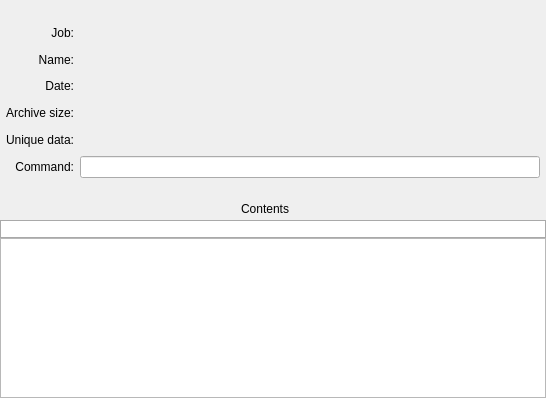
<?xml version="1.0" encoding="UTF-8"?>
<ui version="4.0">
 <class>ArchiveWidget</class>
 <widget class="QWidget" name="ArchiveWidget">
  <property name="geometry">
   <rect>
    <x>0</x>
    <y>0</y>
    <width>546</width>
    <height>398</height>
   </rect>
  </property>
  <property name="windowTitle">
   <string>Form</string>
  </property>
  <layout class="QVBoxLayout" name="verticalLayout">
   <property name="spacing">
    <number>0</number>
   </property>
   <property name="leftMargin">
    <number>0</number>
   </property>
   <property name="topMargin">
    <number>0</number>
   </property>
   <property name="rightMargin">
    <number>0</number>
   </property>
   <property name="bottomMargin">
    <number>0</number>
   </property>
   <item alignment="Qt::AlignRight|Qt::AlignTop">
    <widget class="QPushButton" name="hideButton">
     <property name="sizePolicy">
      <sizepolicy hsizetype="Minimum" vsizetype="Fixed">
       <horstretch>0</horstretch>
       <verstretch>0</verstretch>
      </sizepolicy>
     </property>
     <property name="minimumSize">
      <size>
       <width>16</width>
       <height>16</height>
      </size>
     </property>
     <property name="maximumSize">
      <size>
       <width>16</width>
       <height>16</height>
      </size>
     </property>
     <property name="focusPolicy">
      <enum>Qt::NoFocus</enum>
     </property>
     <property name="toolTip">
      <string>Hide archive details &lt;span style=&quot;color:gray;font-size:small&quot;&gt;%1&lt;/span&gt;</string>
     </property>
     <property name="text">
      <string/>
     </property>
     <property name="icon">
      <iconset resource="../resources/resources.qrc">
       <normaloff>:/icons/collapse-down.png</normaloff>:/icons/collapse-down.png</iconset>
     </property>
     <property name="flat">
      <bool>true</bool>
     </property>
    </widget>
   </item>
   <item>
    <layout class="QGridLayout" name="gridLayout_2">
     <property name="leftMargin">
      <number>6</number>
     </property>
     <property name="topMargin">
      <number>6</number>
     </property>
     <property name="rightMargin">
      <number>6</number>
     </property>
     <property name="spacing">
      <number>6</number>
     </property>
     <item row="3" column="0">
      <widget class="QLabel" name="label_25">
       <property name="sizePolicy">
        <sizepolicy hsizetype="Preferred" vsizetype="Preferred">
         <horstretch>0</horstretch>
         <verstretch>0</verstretch>
        </sizepolicy>
       </property>
       <property name="toolTip">
        <string>Original archive size</string>
       </property>
       <property name="text">
        <string>Archive size:</string>
       </property>
       <property name="alignment">
        <set>Qt::AlignRight|Qt::AlignTrailing|Qt::AlignVCenter</set>
       </property>
       <property name="textInteractionFlags">
        <set>Qt::NoTextInteraction</set>
       </property>
      </widget>
     </item>
     <item row="4" column="0">
      <widget class="QLabel" name="label_26">
       <property name="sizePolicy">
        <sizepolicy hsizetype="Preferred" vsizetype="Preferred">
         <horstretch>0</horstretch>
         <verstretch>0</verstretch>
        </sizepolicy>
       </property>
       <property name="toolTip">
        <string>Actual size occupied on Tarsnap</string>
       </property>
       <property name="text">
        <string>Unique data:</string>
       </property>
       <property name="alignment">
        <set>Qt::AlignRight|Qt::AlignTrailing|Qt::AlignVCenter</set>
       </property>
       <property name="textInteractionFlags">
        <set>Qt::NoTextInteraction</set>
       </property>
      </widget>
     </item>
     <item row="0" column="2" rowspan="5">
      <widget class="QLabel" name="archiveIconLabel">
       <property name="minimumSize">
        <size>
         <width>128</width>
         <height>128</height>
        </size>
       </property>
       <property name="maximumSize">
        <size>
         <width>128</width>
         <height>128</height>
        </size>
       </property>
       <property name="styleSheet">
        <string notr="true">#archiveIconLabel {
image: url(:/icons/tarsnap-icon-big.png);
}</string>
       </property>
       <property name="textInteractionFlags">
        <set>Qt::NoTextInteraction</set>
       </property>
      </widget>
     </item>
     <item row="2" column="1">
      <widget class="QLabel" name="archiveDateLabel">
       <property name="sizePolicy">
        <sizepolicy hsizetype="Expanding" vsizetype="Preferred">
         <horstretch>0</horstretch>
         <verstretch>0</verstretch>
        </sizepolicy>
       </property>
       <property name="toolTip">
        <string>Date when this Archive was created</string>
       </property>
       <property name="text">
        <string/>
       </property>
       <property name="textInteractionFlags">
        <set>Qt::TextSelectableByMouse</set>
       </property>
      </widget>
     </item>
     <item row="2" column="0">
      <widget class="QLabel" name="label_24">
       <property name="sizePolicy">
        <sizepolicy hsizetype="Preferred" vsizetype="Preferred">
         <horstretch>0</horstretch>
         <verstretch>0</verstretch>
        </sizepolicy>
       </property>
       <property name="toolTip">
        <string>Date created</string>
       </property>
       <property name="text">
        <string>Date:</string>
       </property>
       <property name="alignment">
        <set>Qt::AlignRight|Qt::AlignTrailing|Qt::AlignVCenter</set>
       </property>
       <property name="textInteractionFlags">
        <set>Qt::NoTextInteraction</set>
       </property>
      </widget>
     </item>
     <item row="3" column="1">
      <widget class="QLabel" name="archiveSizeLabel">
       <property name="sizePolicy">
        <sizepolicy hsizetype="Expanding" vsizetype="Preferred">
         <horstretch>0</horstretch>
         <verstretch>0</verstretch>
        </sizepolicy>
       </property>
       <property name="toolTip">
        <string>Original backup size</string>
       </property>
       <property name="text">
        <string/>
       </property>
       <property name="textInteractionFlags">
        <set>Qt::TextSelectableByMouse</set>
       </property>
      </widget>
     </item>
     <item row="0" column="1">
      <widget class="ElidedLabel" name="archiveJobLabel">
       <property name="sizePolicy">
        <sizepolicy hsizetype="Expanding" vsizetype="Preferred">
         <horstretch>0</horstretch>
         <verstretch>0</verstretch>
        </sizepolicy>
       </property>
       <property name="toolTip">
        <string>The Job this archive belongs to</string>
       </property>
       <property name="styleSheet">
        <string notr="true">#archiveJobLabel {
text-decoration: underline;
}

#archiveJobLabel:hover {
color: blue;
}</string>
       </property>
       <property name="text">
        <string/>
       </property>
       <property name="textInteractionFlags">
        <set>Qt::LinksAccessibleByMouse|Qt::TextSelectableByMouse</set>
       </property>
      </widget>
     </item>
     <item row="0" column="0">
      <widget class="QLabel" name="archiveJobLabelField">
       <property name="toolTip">
        <string>Job name</string>
       </property>
       <property name="text">
        <string>Job:</string>
       </property>
       <property name="alignment">
        <set>Qt::AlignRight|Qt::AlignTrailing|Qt::AlignVCenter</set>
       </property>
      </widget>
     </item>
     <item row="5" column="1" colspan="2">
      <widget class="QLineEdit" name="archiveCommandLineEdit">
       <property name="toolTip">
        <string>Command used to create the archive</string>
       </property>
       <property name="readOnly">
        <bool>true</bool>
       </property>
      </widget>
     </item>
     <item row="5" column="0">
      <widget class="QLabel" name="label_5">
       <property name="toolTip">
        <string>Command used to create the archive</string>
       </property>
       <property name="text">
        <string>Command:</string>
       </property>
       <property name="alignment">
        <set>Qt::AlignRight|Qt::AlignTrailing|Qt::AlignVCenter</set>
       </property>
      </widget>
     </item>
     <item row="1" column="0">
      <widget class="QLabel" name="label_23">
       <property name="sizePolicy">
        <sizepolicy hsizetype="Preferred" vsizetype="Preferred">
         <horstretch>0</horstretch>
         <verstretch>0</verstretch>
        </sizepolicy>
       </property>
       <property name="toolTip">
        <string>Archive name</string>
       </property>
       <property name="text">
        <string>Name:</string>
       </property>
       <property name="alignment">
        <set>Qt::AlignRight|Qt::AlignTrailing|Qt::AlignVCenter</set>
       </property>
       <property name="textInteractionFlags">
        <set>Qt::NoTextInteraction</set>
       </property>
      </widget>
     </item>
     <item row="4" column="1">
      <widget class="QLabel" name="archiveUniqueDataLabel">
       <property name="sizePolicy">
        <sizepolicy hsizetype="Expanding" vsizetype="Preferred">
         <horstretch>0</horstretch>
         <verstretch>0</verstretch>
        </sizepolicy>
       </property>
       <property name="toolTip">
        <string>Actual size occupied on Tarsnap server</string>
       </property>
       <property name="text">
        <string/>
       </property>
       <property name="textInteractionFlags">
        <set>Qt::TextSelectableByMouse</set>
       </property>
      </widget>
     </item>
     <item row="1" column="1">
      <widget class="ElidedLabel" name="archiveNameLabel">
       <property name="toolTip">
        <string>Archive name</string>
       </property>
       <property name="text">
        <string/>
       </property>
       <property name="textInteractionFlags">
        <set>Qt::TextSelectableByMouse</set>
       </property>
       <property name="elide" stdset="0">
        <string>Qt::ElideMiddle</string>
       </property>
      </widget>
     </item>
     <item row="6" column="0" colspan="3">
      <widget class="ElidedLabel" name="infoLabel">
       <property name="font">
        <font>
         <italic>true</italic>
        </font>
       </property>
       <property name="toolTip">
        <string>This archive was interrupted and may be incomplete</string>
       </property>
       <property name="text">
        <string/>
       </property>
       <property name="alignment">
        <set>Qt::AlignCenter</set>
       </property>
       <property name="elide" stdset="0">
        <string>Qt::ElideRight</string>
       </property>
      </widget>
     </item>
    </layout>
   </item>
   <item>
    <widget class="QWidget" name="widget_4" native="true">
     <layout class="QHBoxLayout" name="horizontalLayout_5">
      <property name="topMargin">
       <number>0</number>
      </property>
      <property name="bottomMargin">
       <number>0</number>
      </property>
     </layout>
    </widget>
   </item>
   <item>
    <layout class="QHBoxLayout" name="horizontalLayout">
     <property name="spacing">
      <number>0</number>
     </property>
     <property name="leftMargin">
      <number>6</number>
     </property>
     <property name="topMargin">
      <number>3</number>
     </property>
     <property name="rightMargin">
      <number>6</number>
     </property>
     <property name="bottomMargin">
      <number>3</number>
     </property>
     <item>
      <widget class="QLabel" name="archiveContentsLabel">
       <property name="text">
        <string>Contents</string>
       </property>
       <property name="alignment">
        <set>Qt::AlignCenter</set>
       </property>
      </widget>
     </item>
     <item>
      <widget class="QPushButton" name="filterButton">
       <property name="minimumSize">
        <size>
         <width>16</width>
         <height>16</height>
        </size>
       </property>
       <property name="maximumSize">
        <size>
         <width>16</width>
         <height>16</height>
        </size>
       </property>
       <property name="toolTip">
        <string>Show/hide search and filter Archive contents box &lt;span style=&quot;color:gray;font-size:small&quot;&gt;%1&lt;/span&gt;</string>
       </property>
       <property name="text">
        <string/>
       </property>
       <property name="icon">
        <iconset resource="../resources/resources.qrc">
         <normaloff>:/icons/magnifying-glass.png</normaloff>:/icons/magnifying-glass.png</iconset>
       </property>
       <property name="shortcut">
        <string>Ctrl+Shift+F</string>
       </property>
       <property name="checkable">
        <bool>true</bool>
       </property>
       <property name="flat">
        <bool>true</bool>
       </property>
      </widget>
     </item>
    </layout>
   </item>
   <item>
    <widget class="QComboBox" name="filterComboBox">
     <property name="toolTip">
      <string>Search and filter Archive contents, shell globbing patterns can be used</string>
     </property>
     <property name="styleSheet">
      <string notr="true">QComboBox {
border: 1px solid darkgrey;
padding-right: 6px;
padding-left: 6px;
}

QComboBox::drop-down {
border: none;
padding-right: 6px;
}

QComboBox::down-arrow {
image:url(:/icons/caret-bottom.png);
}

QComboBox::down-arrow:on {
top: 1px;
left: 1px;
}</string>
     </property>
     <property name="editable">
      <bool>true</bool>
     </property>
    </widget>
   </item>
   <item>
    <widget class="QTableView" name="archiveContentsTableView">
     <property name="styleSheet">
      <string notr="true">#archiveContentsTableView
{
font-family: Monospace, Monaco;
font-size: 12px;
}</string>
     </property>
     <property name="editTriggers">
      <set>QAbstractItemView::NoEditTriggers</set>
     </property>
     <property name="alternatingRowColors">
      <bool>true</bool>
     </property>
     <property name="selectionBehavior">
      <enum>QAbstractItemView::SelectRows</enum>
     </property>
     <property name="showGrid">
      <bool>false</bool>
     </property>
     <property name="sortingEnabled">
      <bool>true</bool>
     </property>
     <attribute name="horizontalHeaderStretchLastSection">
      <bool>true</bool>
     </attribute>
     <attribute name="verticalHeaderVisible">
      <bool>false</bool>
     </attribute>
    </widget>
   </item>
  </layout>
 </widget>
 <customwidgets>
  <customwidget>
   <class>ElidedLabel</class>
   <extends>QLabel</extends>
   <header>../widgets/elidedlabel.h</header>
  </customwidget>
 </customwidgets>
 <tabstops>
  <tabstop>archiveCommandLineEdit</tabstop>
 </tabstops>
 <resources>
  <include location="../resources/resources.qrc"/>
 </resources>
 <connections/>
</ui>
